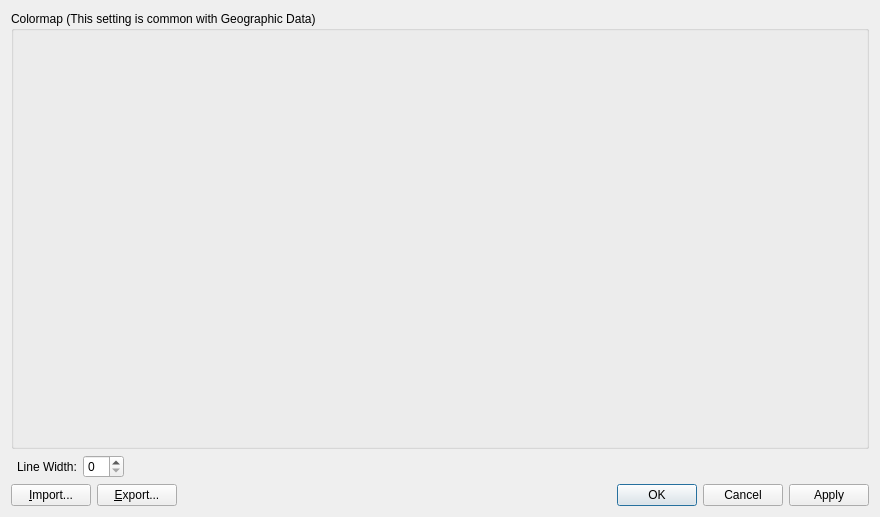
<?xml version="1.0" encoding="UTF-8"?>
<ui version="4.0">
 <class>PreProcessorGridAttributeAbstractCellDataItem_PropertyDialog</class>
 <widget class="QDialog" name="PreProcessorGridAttributeAbstractCellDataItem_PropertyDialog">
  <property name="geometry">
   <rect>
    <x>0</x>
    <y>0</y>
    <width>880</width>
    <height>517</height>
   </rect>
  </property>
  <property name="windowTitle">
   <string>Grid Cell Attribute Display Setting</string>
  </property>
  <layout class="QVBoxLayout" name="verticalLayout_2" stretch="1,0,0">
   <item>
    <widget class="QGroupBox" name="colormapGroupBox">
     <property name="title">
      <string>Colormap (This setting is common with Geographic Data)</string>
     </property>
     <layout class="QVBoxLayout" name="verticalLayout">
      <item>
       <widget class="QWidgetContainer" name="widgetContainer" native="true"/>
      </item>
     </layout>
    </widget>
   </item>
   <item>
    <layout class="QHBoxLayout" name="horizontalLayout_2" stretch="0,0,0,1">
     <item>
      <widget class="TransparencyWidget" name="transparencyWidget" native="true"/>
     </item>
     <item>
      <widget class="QLabel" name="lineWidthLabel">
       <property name="text">
        <string>Line Width:</string>
       </property>
      </widget>
     </item>
     <item>
      <widget class="QSpinBox" name="lineWidthSpinBox"/>
     </item>
     <item>
      <spacer name="horizontalSpacer_2">
       <property name="orientation">
        <enum>Qt::Horizontal</enum>
       </property>
       <property name="sizeHint" stdset="0">
        <size>
         <width>40</width>
         <height>20</height>
        </size>
       </property>
      </spacer>
     </item>
    </layout>
   </item>
   <item>
    <layout class="QHBoxLayout" name="horizontalLayout">
     <item>
      <widget class="QPushButton" name="importButton">
       <property name="text">
        <string>&amp;Import...</string>
       </property>
      </widget>
     </item>
     <item>
      <widget class="QPushButton" name="exportButton">
       <property name="text">
        <string>&amp;Export...</string>
       </property>
      </widget>
     </item>
     <item>
      <spacer name="horizontalSpacer">
       <property name="orientation">
        <enum>Qt::Horizontal</enum>
       </property>
       <property name="sizeHint" stdset="0">
        <size>
         <width>40</width>
         <height>20</height>
        </size>
       </property>
      </spacer>
     </item>
     <item>
      <widget class="QDialogButtonBox" name="buttonBox">
       <property name="orientation">
        <enum>Qt::Horizontal</enum>
       </property>
       <property name="standardButtons">
        <set>QDialogButtonBox::Apply|QDialogButtonBox::Cancel|QDialogButtonBox::Ok</set>
       </property>
      </widget>
     </item>
    </layout>
   </item>
  </layout>
 </widget>
 <customwidgets>
  <customwidget>
   <class>QWidgetContainer</class>
   <extends>QWidget</extends>
   <header>misc/qwidgetcontainer.h</header>
   <container>1</container>
  </customwidget>
  <customwidget>
   <class>TransparencyWidget</class>
   <extends>QWidget</extends>
   <header>guibase/widget/transparencywidget.h</header>
   <container>1</container>
  </customwidget>
 </customwidgets>
 <resources/>
 <connections>
  <connection>
   <sender>buttonBox</sender>
   <signal>accepted()</signal>
   <receiver>PreProcessorGridAttributeAbstractCellDataItem_PropertyDialog</receiver>
   <slot>accept()</slot>
   <hints>
    <hint type="sourcelabel">
     <x>699</x>
     <y>532</y>
    </hint>
    <hint type="destinationlabel">
     <x>383</x>
     <y>529</y>
    </hint>
   </hints>
  </connection>
  <connection>
   <sender>buttonBox</sender>
   <signal>rejected()</signal>
   <receiver>PreProcessorGridAttributeAbstractCellDataItem_PropertyDialog</receiver>
   <slot>reject()</slot>
   <hints>
    <hint type="sourcelabel">
     <x>614</x>
     <y>527</y>
    </hint>
    <hint type="destinationlabel">
     <x>458</x>
     <y>540</y>
    </hint>
   </hints>
  </connection>
 </connections>
</ui>
